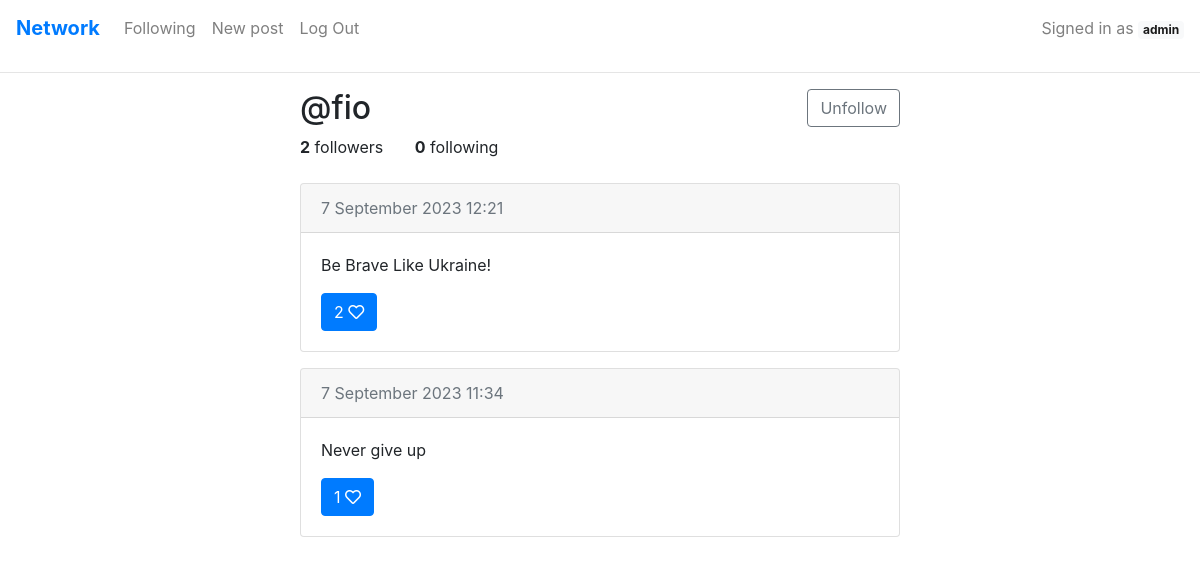
The page /profile/fio (signed in) on the database its author committed.
### network/models.py (models this page shows, shortened)
class User(AbstractUser):
    pass

class Post(models.Model):
    autor = models.ForeignKey(User, related_name='autor', on_delete=models.CASCADE)
    date = models.DateTimeField(auto_now_add=True)
    bodyPost = models.CharField(max_length=150)
    likePost = models.ManyToManyField(User, blank=True, related_name="User_who_like")

### network/views.py (the view)
# urls.py: path("profile/<str:username>", views.profile, name="profile"),
def profile(request, username):
    user = User.objects.get(username=username)
    current_user = request.user
    p = Paginator(Post.objects.filter(autor=user).order_by('-date'), 10)
    page = request.GET.get('page')
    posts = p.get_page(page)
    followers = Follow.objects.filter(followed=user)
    following = Follow.objects.filter(follower=user)
    try:
        if len(followers.filter(follower=current_user)) !=0:
            is_following = True
        else:
            is_following = False
    except:
        is_following = False
    userLike = []
    for pst in posts:
        if current_user in pst.likePost.all():
            userLike.append(pst)
    return render(request, "network/profile.html", {
        'posts': posts,
        'username': username,
        'followers': followers,
        'following': following,
        'is_following': is_following,
        'userLike': userLike
    })

### network/templates/network/profile.html (shortened to what this page needs)
{% extends "network/layout.html" %}
{% block body %}
  <div class="w-50 mx-auto">
    <div class="d-flex justify-content-between">
      <h2>@{{username}}</h2>
      {% if user.is_authenticated %}
        {% if username != user.username %}
          {% if is_following %}
          <form action="{% url 'unfollow' %}" method="post">
            <input class="btn btn-outline-secondary" type="submit" value="Unfollow">
          </form>
          {% else %}
          <form action="{% url 'follow' %}" method="post">
            {% csrf_token %}
            <input type="hidden" name="userfollowed" value="{{ username }}" >
            <input class="btn btn-outline-primary" type="submit" value="Follow">
          </form>
          {% endif %}
        {% endif %}
      {% endif %}
    </div>
    <div class="d-flex justify-content-start">
      <span><b>{{followers.count}}</b> followers &nbsp; &nbsp; &nbsp; <b>{{following.count}}</b> following</span>
    </div>
    <br>
    {% for post in posts %}
    <div class="card mb-3">
        <div class="card-header d-flex justify-content-between">
            <div class="text-muted">{{post.date|date:"j E Y H:i"}}</div>
        </div>
        <div class="card-body">
          <p id="postText">{{post.bodyPost}}</p>
          {% if user.is_authenticated %}
            {% if post in userLike %}
              <button class="btn btn-primary" data-id="{{post.id}}" id="like">{{post.likePost.count}} <i class="far fa-heart"></i></button>
            {% else %}
              <button class="btn btn-primary" data-id="{{post.id}}" id="unlike">{{post.likePost.count}} <i class="fas fa-heart"></i></button>
            {% endif %}
          {% else %}
            <button disabled class="btn btn-primary" data-id="{{post.id}}" id="like">{{post.likePost.count}} <i class="far fa-heart"></i></button>
          {% endif %}
        </div>
    </div>
    {% endfor %}
  </div>
{% endblock %}

### network/templates/network/layout.html (shortened to what this page needs)
{% load static %}
<!DOCTYPE html>
<html lang="en">
    <head>
        <link rel="stylesheet" href="https://stackpath.bootstrapcdn.com/bootstrap/4.4.1/css/bootstrap.min.css">
        <link href="{% static 'network/styles.css' %}" rel="stylesheet">
        <link rel="stylesheet" href="https://use.fontawesome.com/releases/v5.7.0/css/all.css">
    </head>
    <body>
          <nav class="navbar navbar-expand navbar-light">
            <a class="navbar-brand text-primary" href="{% url 'index' %}"><b>Network</b></a>
            <div class="collapse navbar-collapse" id="navbarText">
              <ul class="navbar-nav mr-auto">
                {% if user.is_authenticated %}
                    <li class="nav-item">
                        <a class="nav-link" href="{% url 'following' %}">Following</a>
                    </li>
                    <li class="nav-item">
                        <a class="nav-link" href="{% url 'newPost' %}">New post</a>
                    </li>
                    <li class="nav-item">
                        <a class="nav-link" href="{% url 'logout' %}">Log Out</a>
                    </li>
                {% else %}
                    <a class="nav-item nav-link" href="{% url 'login' %}">Log In</a>
                    <a class="nav-item nav-link" href="{% url 'register' %}">Register</a>
                {% endif %}
              </ul>
              <span class="navbar-text">
                {% if user.is_authenticated %}
                    Signed in as <a href="{% url 'profile' user.username %}" class="badge badge-light">{{user.username}}</a>
                {% else %}
                    Not signed in.
                {% endif %}
              </span>
            </div>
          </nav>
          <hr>
        <div class="body">
            {% block body %}
            {% endblock %}
        </div>
    </body>
</html>

### rows shown on the page
User: username "admin"
User: username "fio"
Post: date "7 September 2023 12:21", bodyPost "Be Brave Like Ukraine!", likePost.count "2"
Post: date "7 September 2023 11:34", bodyPost "Never give up", likePost.count "1"

### other values the page prints
{{ followers.count }} "2"
{{ following.count }} "0"
